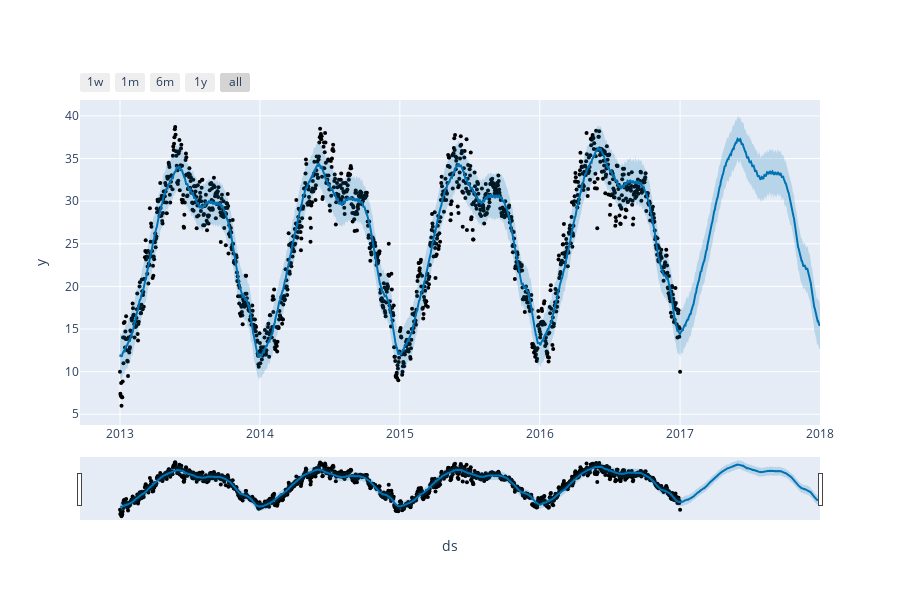

Notebook code cell kept with this figure:
### Code cell
from prophet import Prophet
from prophet.plot import plot_plotly, plot_components_plotly

model = Prophet()
model.fit(forecast_data)
forecasts = model.make_future_dataframe(periods=365)
predictions = model.predict(forecasts)

plot_plotly(model, predictions)

### Figure 1 — Plotly figure (JSON) as saved in the notebook; plotly's stock layout.template omitted (floating-point values rounded to 4 significant figures; data arrays with more than 128 entries replaced by an {"elided": "..."} marker saying what was removed)
{"data": [{"marker": {"color": "black", "size": 4}, "mode": "markers", "name": "Actual", "x": {"elided": "1462 str values"}, "y": {"elided": "1462 float values"}, "type": "scatter"}, {"hoverinfo": "skip", "line": {"width": 0}, "mode": "lines", "x": {"elided": "1827 str values"}, "y": {"elided": "1827 float values"}, "type": "scatter"}, {"fill": "tonexty", "fillcolor": "rgba(0, 114, 178, 0.2)", "line": {"color": "#0072B2", "width": 2}, "mode": "lines", "name": "Predicted", "x": {"elided": "1827 str values"}, "y": {"elided": "1827 float values"}, "type": "scatter"}, {"fill": "tonexty", "fillcolor": "rgba(0, 114, 178, 0.2)", "hoverinfo": "skip", "line": {"width": 0}, "mode": "lines", "x": {"elided": "1827 str values"}, "y": {"elided": "1827 float values"}, "type": "scatter"}], "layout": {"height": 600, "showlegend": false, "width": 900, "xaxis": {"rangeselector": {"buttons": [{"count": 7, "label": "1w", "step": "day", "stepmode": "backward"}, {"count": 1, "label": "1m", "step": "month", "stepmode": "backward"}, {"count": 6, "label": "6m", "step": "month", "stepmode": "backward"}, {"count": 1, "label": "1y", "step": "year", "stepmode": "backward"}, {"step": "all"}]}, "rangeslider": {"visible": true}, "title": {"text": "ds"}, "type": "date"}, "yaxis": {"title": {"text": "y"}}}}
